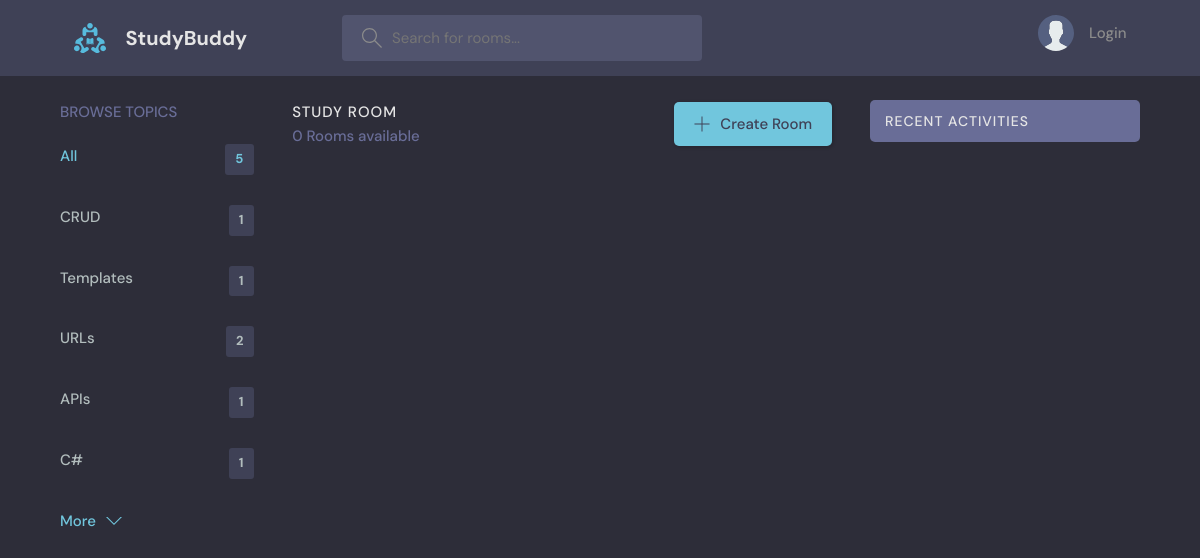
Before: /?q=SQA with the older database file.
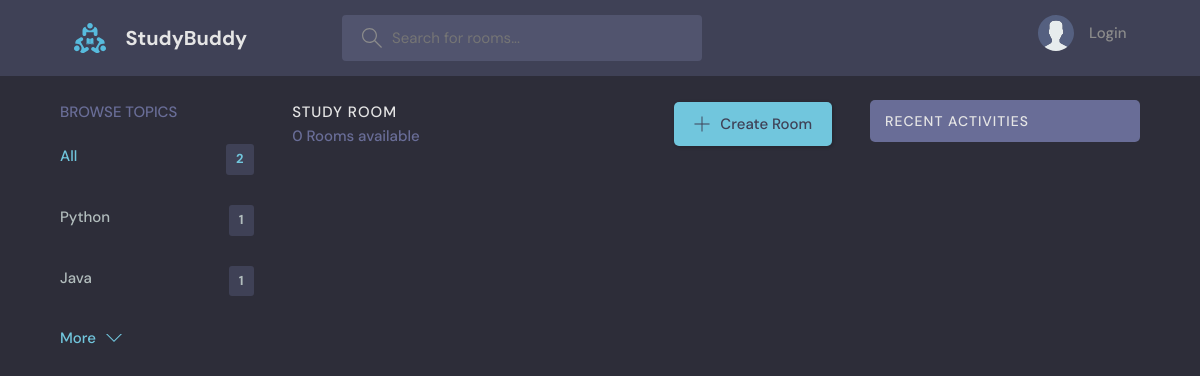
After: the same page with the newer database file.
### base/models.py (models this page shows, shortened)
class Topic(models.Model):
  name = models.CharField(max_length= 200)

### base/views.py (the view)
# urls.py: 2. Add a URL to urlpatterns:  path('', views.home, name='home')
def home(request):
    q = request.GET.get('q') if request.GET.get('q') != None else ''
    topics = Topic.objects.all()[0:5]
    rooms = Room.objects.filter(
        Q(topic__name__icontains=q) |
        Q(name__icontains=q) |
        Q(description__icontains=q)
    )
    room_count = rooms.count()
    room_messages = Message.objects.filter(Q(room__topic__name__icontains=q))
    context = {'rooms':rooms, 'topics': topics, 'room_count': room_count, 'room_messages': room_messages}
    return render(request, 'base/home.html', context)

### base/templates/base/home.html (shortened to what this page needs)
{% extends 'main.html' %}
{% block content %}
    <main class="layout layout--3">
      <div class="container">
        {% include 'base/topics_component.html' %}
        <div class="roomList">
          <div class="roomList__header">
            <div>
              <h2>Study Room</h2>
              <p>{{room_count}} Rooms available</p>
            </div>
            <a class="btn btn--main" href="{% url 'create-room' %}">
              <svg version="1.1" xmlns="http://www.w3.org/2000/svg" width="32" height="32" viewBox="0 0 32 32">
                <title>add</title>
                <path
                  d="M16.943 0.943h-1.885v14.115h-14.115v1.885h14.115v14.115h1.885v-14.115h14.115v-1.885h-14.115v-14.115z"
                ></path>
              </svg>
              Create Room
            </a>
          </div>
        </div>
         {% include 'base/activity_component.html' %}
      </div>
    </main>
{% endblock %}

### base/templates/base/topics_component.html
<div class="topics">
  <div class="topics__header">
    <h2>Browse Topics</h2>
  </div>
  <ul class="topics__list">
    <li>
      <a href="{% url 'home' %}" class="active">All <span>{{topics.count}}</span></a>
    </li>
    {% for topic in topics %}
    <li>
      <a href="{% url 'home' %}?q={{topic.name}}">{{topic.name}} <span>{{topic.room_set.all.count}}</span></a>
    </li>
    {% endfor %}
  </ul>
  <a class="btn btn--link" href="{% url 'topics' %}">
    More
    <svg version="1.1" xmlns="http://www.w3.org/2000/svg" width="32" height="32" viewBox="0 0 32 32">
      <title>chevron-down</title>
      <path d="M16 21l-13-13h-3l16 16 16-16h-3l-13 13z"></path>
    </svg>
  </a>
</div>

Changed rows visible on the page:
removed Topic: name "URLs", room_set.all.count "2"
removed Topic: name "APIs", room_set.all.count "1"
removed Topic: name "C#", room_set.all.count "1"
changed Topic id 1: name "CRUD" → "Python"
changed Topic: name "Templates" → "Java"
Other visible differences:
{{ topics.count }}: "5" → "2"
